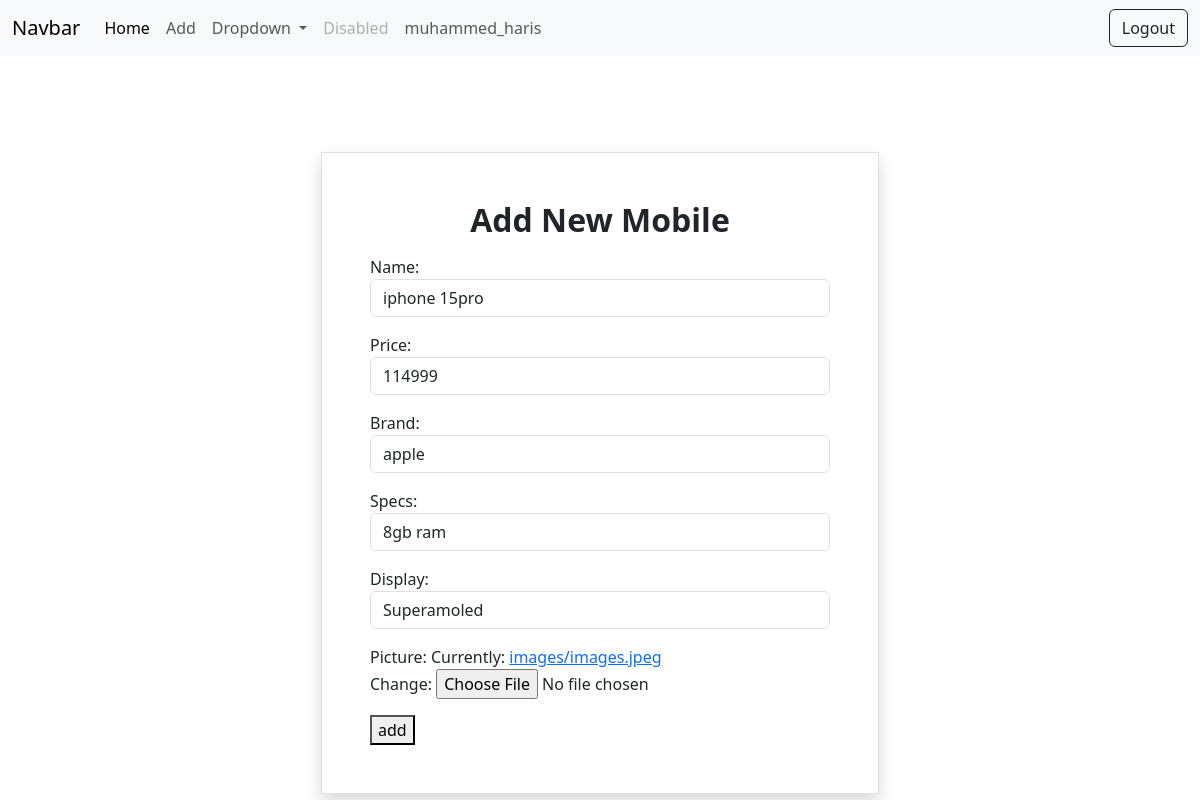
Page /mobiles/5/change (signed in) on the committed database.
### mobile/models.py (models this page shows, shortened)
class Mobiles(models.Model):
    name=models.CharField(max_length=200,unique=True)
    price=models.PositiveIntegerField()
    brand=models.CharField(max_length=200)
    specs=models.CharField(max_length=200)
    display=models.CharField(max_length=200)
    picture=models.ImageField(upload_to="images",null=True)

### mobile/views.py (the view, shortened to what this page needs)
# urls.py: path("mobiles/<int:pk>/change",views.MobileUpdateView.as_view(),name="mobile-change"),
@method_decorator(signin_required,name="dispatch")
class MobileUpdateView(View):
    def get(self,request,*args,**kwargs):
        id=kwargs.get("pk")
        obj=Mobiles.objects.get(id=id)
        form=MobileForm(instance=obj)
        return render(request,"mobile_edit.html",{"form":form})

### mobile/forms.py
class MobileForm(forms.ModelForm):
    class Meta:
        model=Mobiles
        fields="__all__"
        widgets={
            "name":forms.TextInput(attrs={"class":"form-control","placeholder":"enter name"}),
            "price":forms.NumberInput(attrs={"class":"form-control","placeholder":"enter price"}),
            "brand":forms.TextInput(attrs={"class":"form-control","placeholder":"enter brand name"}),
            "specs":forms.TextInput(attrs={"class":"form-control","placeholder":"enter specifications"}),
            "display":forms.TextInput(attrs={"class":"form-control","placeholder":"enter display type"}),
        }

### mobile/views.py (called while the page is built)
def signin_required(fn):
    def wrapper(request,*args,**kwargs):
        if not request.user.is_authenticated:
            messages.error(request,"invalid session")
            return redirect("signin")
        else:
            return fn(request,*args,**kwargs)
    return wrapper

### mobile/templates/mobile_edit.html (shortened to what this page needs)
{%extends 'base.html'%}
{%block body_block%}
<div class="container d-flex justify-content-center mt-5">
    <form action="" method="post" enctype="multipart/form-data" class="w-50 border shadow p-5 mt-5">
        <h2 class="text-center mb-3 fw-bolder">Add New Mobile</h2>
        {{form.as_p}}
        <button type="submit" class="">add</button>
    </form>
</div>
{%endblock%}

### mobile/templates/base.html (shortened to what this page needs)
<!DOCTYPE html>
<html lang="en">
<head>
  <link href="https://cdn.jsdelivr.net/npm/bootstrap@5.3.2/dist/css/bootstrap.min.css" rel="stylesheet"
>
</head>
<body>
  <nav class="navbar navbar-expand-lg bg-body-tertiary">
    <div class="container-fluid">
      <a class="navbar-brand" href="#">Navbar</a>
      <div class="collapse navbar-collapse" id="navbarSupportedContent">
        <ul class="navbar-nav me-auto mb-2 mb-lg-0">
          <li class="nav-item">
            <a class="nav-link active" aria-current="page" href="{%url 'mobile-all'%}">Home</a>
          </li>
          <li class="nav-item">
            <a class="nav-link" href="{%url 'mobile-add'%}">Add</a>
          </li>
          <li class="nav-item dropdown">
            <a class="nav-link dropdown-toggle" href="#" role="button" data-bs-toggle="dropdown" aria-expanded="false">
              Dropdown
            </a>
          </li>
          <li class="nav-item">
            <a class="nav-link disabled" aria-disabled="true">Disabled</a>
          </li>
          <li class="nav-item">
            <a class="nav-link" aria-disabled="">{{request.user}} </a>
          </li>
        </ul>
        <div class="d-flex" role="search">
          <a href="{%url 'signout'%}" class="btn btn-outline-dark">Logout  </a>
        </div>
      </div>
    </div>
  </nav>
  {%block body_block%}
  {%endblock%}
</body>
</html>

### rows in the picture
Mobiles: name "iphone 15pro", price "114999", brand "apple", specs "8gb ram", display "Superamoled"

### other values in the picture
{{ request.user }} "muhammed_haris"
